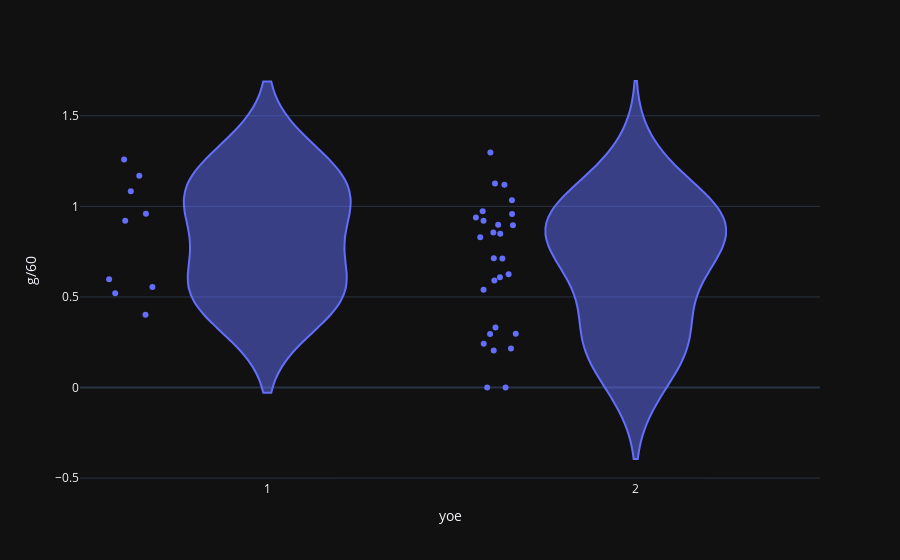

The cell this chart's notebook holds for it:
### Markdown cell above
Just looking at goals/60 now, and split by years of experience.

### Code cell
fig = px.violin(
    subset,
    x="yoe",
    y="g/60",
    points="all",
    hover_name="playerName",
    hover_data=["goals", "assists", "points", "gamesPlayed", "team", "age", "capHit"]
)
fig.show()

### Figure 1 — Plotly figure (JSON) as saved in the notebook; plotly's stock layout.template omitted (floating-point values rounded to 4 significant figures)
{"data": [{"alignmentgroup": "True", "box": {"visible": false}, "customdata": [[1, 2, 3, 25, ["Los Angeles Kings"], 24, 775000], [4, 21, 25, 81, ["Calgary Flames"], 25, 1000000], [7, 13, 20, 57, ["Colorado Avalanche", "San Jose Sharks"], 25, 896250], [4, 7, 11, 81, ["New York Islanders"], 25, 775000], [3, 8, 11, 78, ["Boston Bruins"], 23, 925000], [23, 24, 47, 73, ["Columbus Blue Jackets"], 24, 925000], [6, 7, 13, 63, ["Seattle Kraken"], 23, 859167], [13, 14, 27, 54, ["Calgary Flames"], 23, 863333], [6, 4, 10, 35, ["New York Rangers"], 22, 867500], [11, 14, 25, 73, ["Dallas Stars"], 22, 894167], [19, 23, 42, 77, ["Los Angeles Kings"], 23, 875000], [2, 4, 6, 33, ["Chicago Blackhawks"], 22, 912500], [5, 7, 12, 75, ["Minnesota Wild", "Boston Bruins"], 22, 925000], [8, 12, 20, 60, ["Tampa Bay Lightning"], 23, 775000], [0, 1, 1, 12, ["Los Angeles Kings"], 28, 775000], [10, 8, 18, 62, ["Montréal Canadiens"], 23, 897500], [7, 12, 19, 51, ["Utah Hockey Club"], 22, 925000], [14, 24, 38, 78, ["Dallas Stars", "Carolina Hurricanes"], 21, 814167], [15, 16, 31, 72, ["Florida Panthers"], 22, 925000], [4, 3, 7, 50, ["Los Angeles Kings"], 22, 805833], [5, 10, 15, 62, ["Nashville Predators"], 21, 863333], [0, 2, 2, 22, ["New York Rangers"], 21, 863333], [17, 17, 34, 80, ["Carolina Hurricanes"], 21, 905833], [25, 40, 65, 75, ["Utah Hockey Club"], 20, 950000], [20, 24, 44, 82, ["Anaheim Ducks"], 20, 950000], [19, 18, 37, 77, ["Detroit Red Wings"], 20, 918333], [12, 14, 26, 53, ["Chicago Blackhawks"], 20, 950000], [8, 1, 9, 39, ["New York Islanders"], 25, 775000], [23, 44, 67, 82, ["Chicago Blackhawks"], 19, 950000], [10, 18, 28, 75, ["Buffalo Sabres"], 19, 950000], [20, 25, 45, 76, ["Anaheim Ducks"], 20, 950000], [31, 23, 54, 82, ["Columbus Blue Jackets"], 20, 950000], [18, 27, 45, 74, ["San Jose Sharks"], 19, 950000], [26, 37, 63, 80, ["Philadelphia Flyers"], 20, 950000], [25, 38, 63, 70, ["San Jose Sharks"], 18, 975000], [10, 25, 35, 77, ["New York Islanders"], 26, 950000]], "hovertemplate": "<b>%{hovertext}</b><br><br>yoe=%{x}<br>g/60=%{y}<br>goals=%{customdata[0]}<br>assists=%{customdata[1]}<br>points=%{customdata[2]}<br>gamesPlayed=%{customdata[3]}<br>team=%{customdata[4]}<br>age=%{customdata[5]}<br>capHit=%{customdata[6]}<extra></extra>", "hovertext": ["Akil Thomas", "Martin Pospisil", "Nikolai Kovalenko", "Kyle MacLean", "John Beecher", "Dmitri Voronkov", "Tye Kartye", "Connor Zary", "Brett Berard", "Mavrik Bourque", "Alex Laferriere", "Landon Slaggert", "Marat Khusnutdinov", "Gage Goncalves", "Jeff Malott", "Emil Heineman", "Josh Doan", "Logan Stankoven", "Mackie Samoskevich", "Samuel Helenius", "Zachary L'Heureux", "Brennan Othmann", "Jackson Blake", "Logan Cooley", "Cutter Gauthier", "Marco Kasper", "Frank Nazar", "Marc Gatcomb", "Connor Bedard", "Zach Benson", "Leo Carlsson", "Adam Fantilli", "Will Smith", "Matvei Michkov", "Macklin Celebrini", "Maxim Tsyplakov"], "legendgroup": "", "marker": {"color": "#636efa"}, "name": "", "offsetgroup": "", "orientation": "v", "points": "all", "scalegroup": "True", "showlegend": false, "type": "violin", "x": [2, 2, 1, 2, 2, 2, 2, 2, 1, 2, 2, 2, 2, 2, 2, 2, 2, 2, 2, 1, 1, 2, 2, 2, 2, 2, 2, 1, 2, 2, 2, 2, 1, 1, 1, 1], "x0": " ", "xaxis": "x", "y": [0.242, 0.2147, 0.5972, 0.2973, 0.2045, 1.126, 0.5901, 0.899, 0.9598, 0.7128, 0.8955, 0.2956, 0.331, 0.625, 0.0, 0.8489, 0.6093, 0.7136, 0.9387, 0.5549, 0.4016, 0.0, 0.9206, 1.119, 1.034, 0.9583, 0.8562, 1.258, 0.8297, 0.5399, 0.9727, 1.297, 0.9208, 1.169, 1.083, 0.5206], "y0": " ", "yaxis": "y"}], "layout": {"legend": {"tracegroupgap": 0}, "margin": {"t": 60}, "violinmode": "group", "xaxis": {"anchor": "y", "domain": [0, 1], "title": {"text": "yoe"}}, "yaxis": {"anchor": "x", "domain": [0, 1], "title": {"text": "g/60"}}}}
